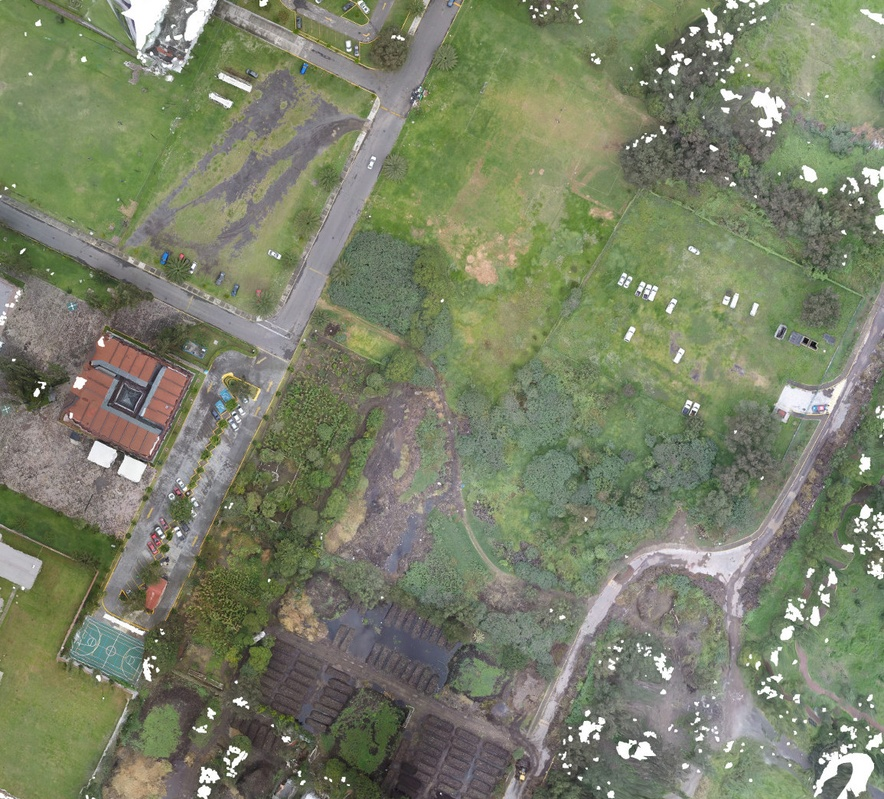
#> input picture soluciones/ESCOM2_small.jpg, 884 x 799 px, shrunk from 1155 x 1044 before the run
$ jupyter execute NDI_youtube.ipynb   (shell and % lines are left out)
#> lines starting #> are read from the running program, lines starting #| are printed output that depends on the picture; after the words box and inside, x2 and y2 are one past the last pixel; in counts of white or black regions, pixels touching at a corner belong together
# Miniproyecto 1: Índice NDI

El primer proyecto será calcular el índice de diferencia normalizado (NDI) que se puede utilizar como indicador de la salud de las plantas. Como imagen de entrada utilizaremos un mosaico de la ESCOM generado con vuelos aéreos. El objetivo de esta práctica es aplicar las operaciones básicas que hemos visto y que seamos capaces de mantener los valores de los pixeles en un rango de cuantización adecuado o que selecciones el tipo de dato necesario.

De acuerdo con [1], el NDI se calcula:

\begin{equation}
 NDI = \frac{G - R}{G + R}
\end{equation} donde $G$ y $R$ indican los canales verde y rojo respectivamente.

Nota, en el artículo de Meyer[1] la división está al revés, al parecer es un error del artículo.

Adicionalmente, puedes intentar calcular un indice más elaborado como es el MGRVI o el RGBVI [2].

### Referencias

[1] Meyer, George E., and João Camargo Neto. Verification of color vegetation indices for automated crop imaging applications. Computers and electronics in agriculture 63.2 (2008): 282-293

[2] Bendig, Juliane, et al. Combining UAV-based plant height from crop surface models, visible, and near infrared vegetation indices for biomass monitoring in barley. International Journal of Applied Earth Observation and Geoinformation 39 (2015): 79-87.

[cell 1]
import matplotlib.pyplot as plt
import matplotlib.image as mpimg
import numpy as np
import cv2

[cell 2]
# Leer la imagen
image = cv2.imread('ESCOM2_small.jpg')
#> image is the input picture: shape (799, 884, 3); mean B, G, R 105.1, 129.2, 122.6
print('Esta imagen es de tipo:', image.dtype, 'con dimensiones:', image.shape)
#| Esta imagen es de tipo: uint8 con dimensiones: (799, 884, 3)

# Obtener los tres canales de la imagen
b,g,r = cv2.split(image)
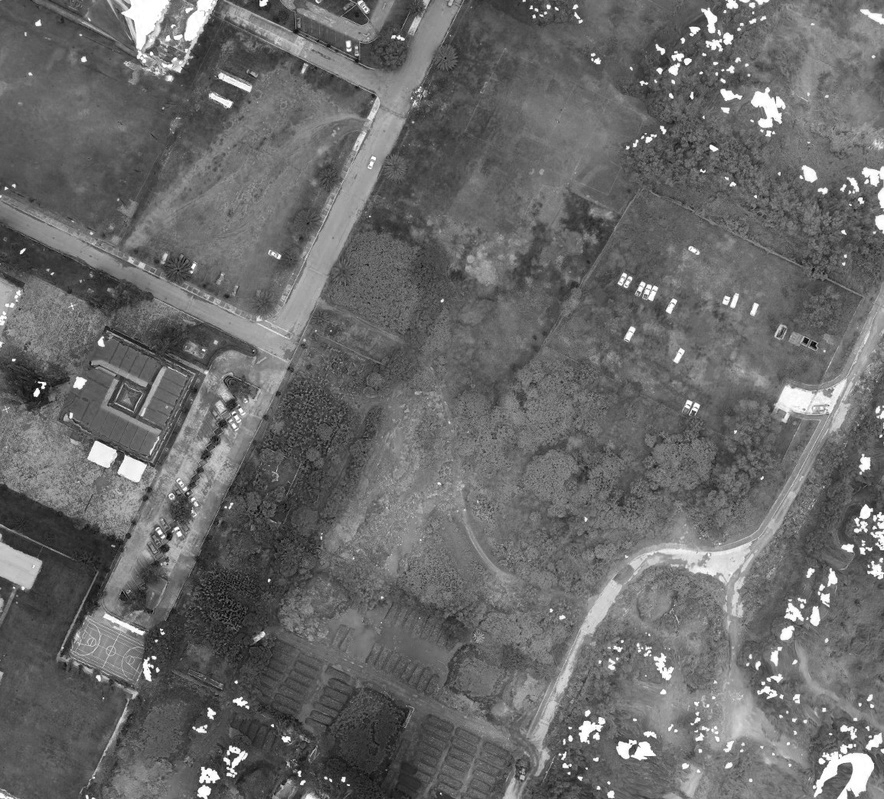
#> b: shape (799, 884); min 0, max 255, mean 105.1
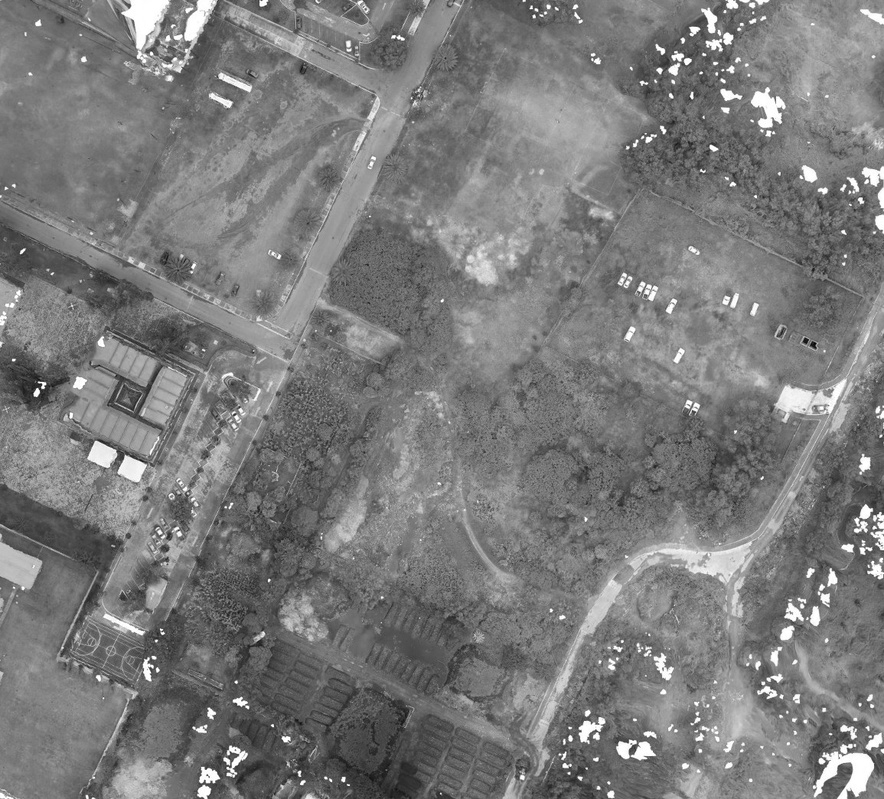
#> r: shape (799, 884); min 4, max 255, mean 122.6

# Mostrar los canales
plt.figure(figsize=(14, 14))

plt.subplot(2,2,1)
plt.imshow(cv2.cvtColor(image, cv2.COLOR_BGR2RGB))
plt.title('RGB')

plt.subplot(2,2,2)
plt.imshow(r, cmap='gray')
plt.title('Red')

plt.subplot(2,2,3)
plt.imshow(g, cmap='gray')
plt.title('Green')

plt.subplot(2,2,4)
plt.imshow(b, cmap='gray')
plt.title('Blue')
plt.show()
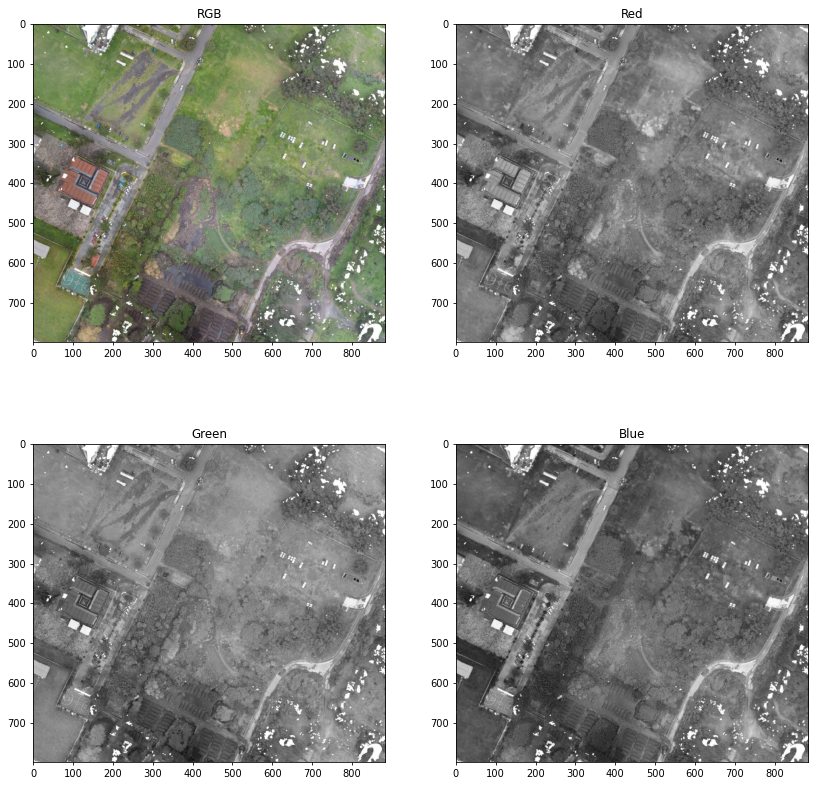
#> figure drawn by matplotlib, 4 panels

Es importante notar cual es el rango que tienen los valores de gris. Como ejemplo desplegaremos el canal rojo.

[cell 3]
print(r)
#> (printed output is left out)

print('\n El valor máximo en la imagen es:')
print(np.amax(r))
#| 255
print('\n y valor minimo es:')
print(np.amin(r))
#| 4

 Como puedes observar los valores son número enteros que tienen como máximo el 255. Asi que la imagen final deberá de estar en ese rango para ser visualizada.


[cell 4]
# TODO: Insertar el código para calcular el índice NDI

# Debes de tomar en cuenta que debes permanecer en el rango adecuado. Una función útil es cv2.addWeighted().
# La suma y la resta se pueden trabajar en enteros, sin embargo, la división es preferible mantenerla en flotante
# puedes usar la función imagen.astype('float32') para convertir a flotante
#------------------------------------------------------------------------
max_integer = 128
nuevo_g = (0.5 * g).astype('uint8')
nuevo_g = nuevo_g + (max_integer * np.ones(nuevo_g.shape)).astype('uint8')
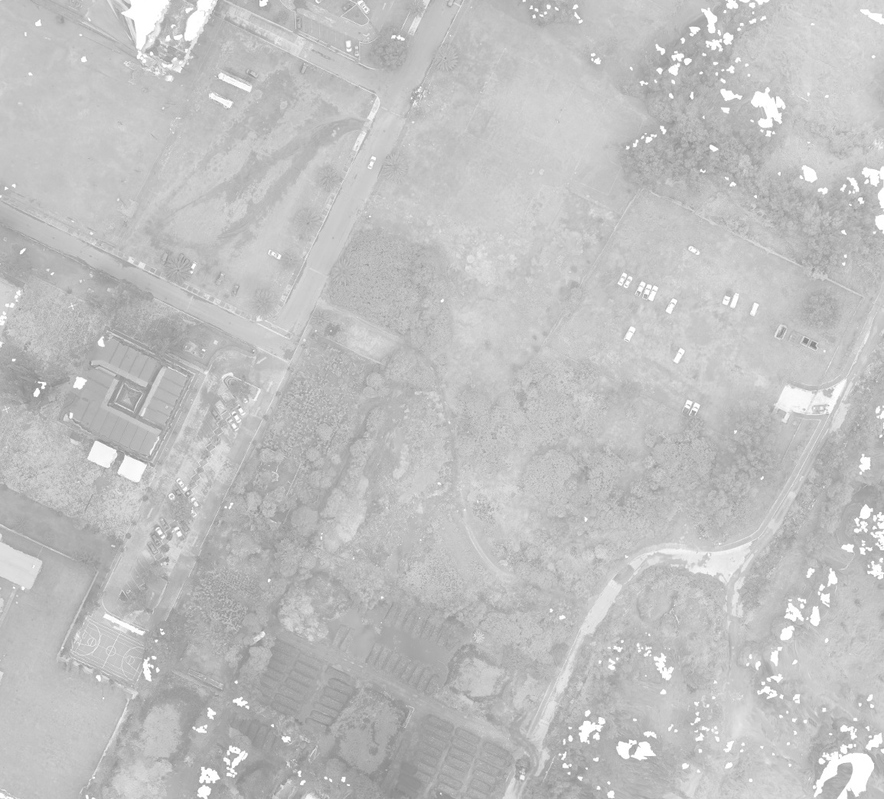
#> nuevo_g: shape (799, 884); min 131, max 255, mean 192.3

nuevo_r = (0.5*r).astype('uint8')

resta = nuevo_g - nuevo_r
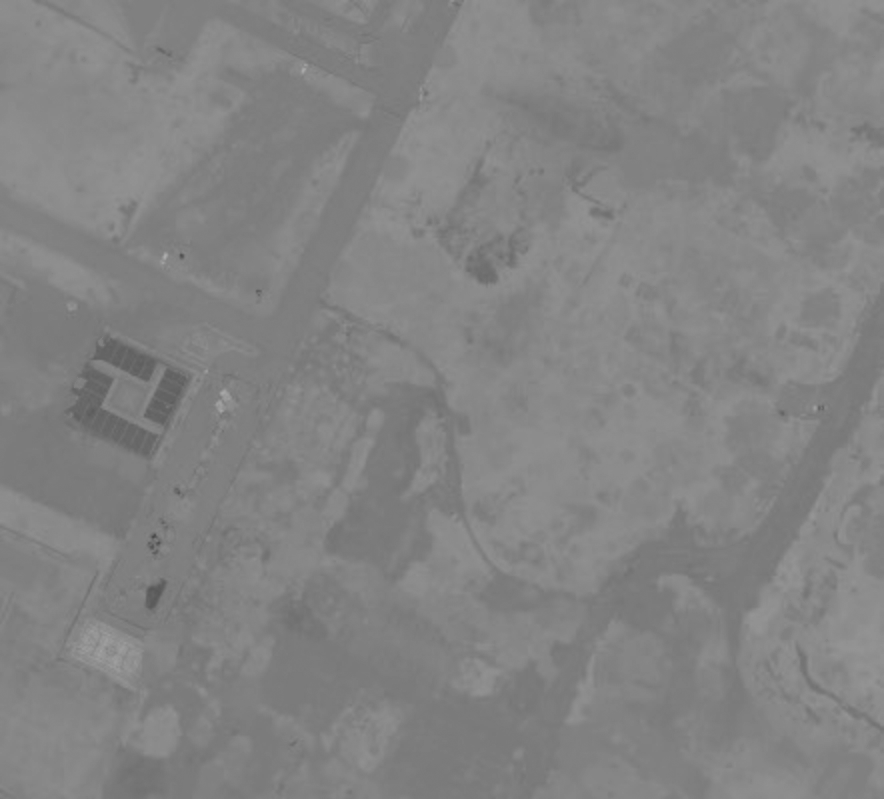
#> resta: shape (799, 884); min 73, max 173, mean 131.3

suma = (0.5 * g).astype('uint8') + (0.5 * r).astype('uint8')

suma[(suma ==0)] = 1

# asignar el NDI
NDI = np.divide(resta.astype('float32'), suma.astype('float32'))

print(NDI)
#> (printed output is left out)
print(NDI.dtype)
#| float32
plt.figure(figsize=(14, 14))
plt.imshow(NDI, cmap = 'gray')

[cell 5]
plt.imshow(NDI, cmap='gray')
plt.show()

Si todo funcionó debes visualizar las imagenes de la siguiente forma:

suma =
resta =
NDI =

Como podras ver el índice no es muy claro, esto se debe a la división la cual no es lineal. Asi que haremos un umbralizado, por ahora no es importante como se hace el umbralizado, solo es importante que observes el cambio visual y encuentres una correspondencia entre las áreas verdes y las áreas resaltadas despúes del umbralizado.

[cell 6]
# Para visualizar el índice umbralizaremos la imagen
# utilizaremos una técnica llamada umbralización de Otsu.
# Por el momento no entraremos en detalle en ella y solo desplegaremos el resultado

# convertir a enteros para usar Otsu
NDI_scaled = NDI.copy()
NDI_scaled = NDI_scaled - NDI.min()
NDI_scaled = NDI_scaled * (255/NDI.max())
NDI_int = NDI_scaled.astype('uint8')

# Thresholding
umbral = 0.7
ret2,th1 =  cv2.threshold(NDI_int, umbral, 255.0, cv2.THRESH_BINARY+cv2.THRESH_OTSU)
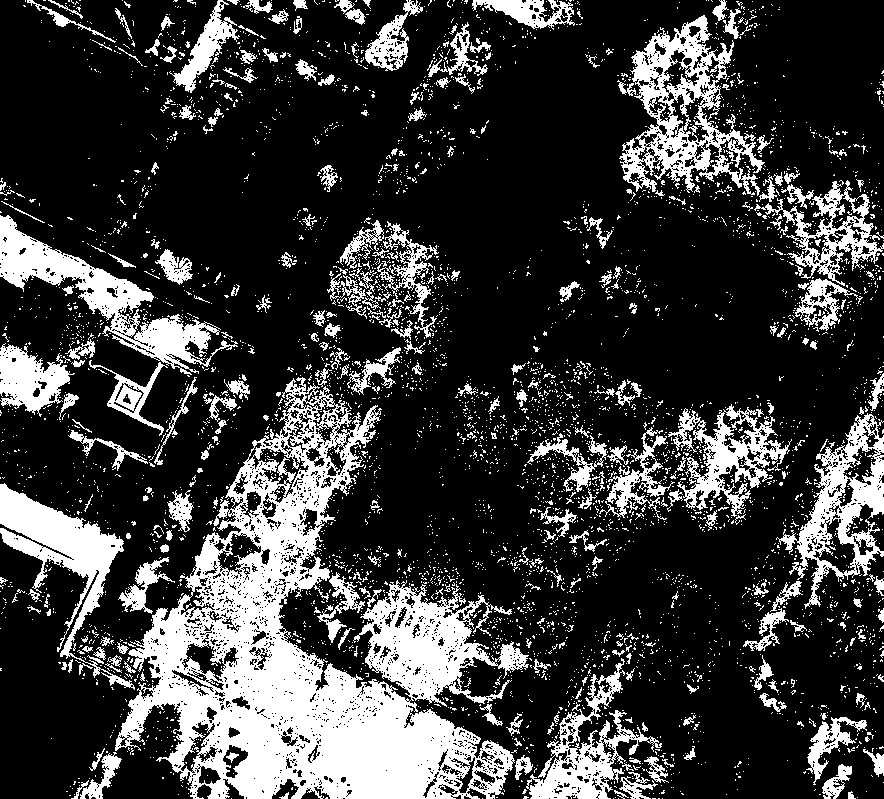
#> th1: shape (799, 884); 23.2% white; 4859 white regions (4546 under 20 px), largest, box (x1, y1, x2, y2) and area: (115, 377, 529, 799) 64527, (619, 15, 765, 196) 9179, (0, 215, 238, 375) 8559
#> ret2 = 12

# Comparación
plt.figure(figsize=(14, 14))

plt.subplot(2,2,1)
plt.imshow(image)
plt.title('RGB')

plt.subplot(2,2,2)
plt.imshow(th1)
#> figure, not shown here; B, G, R data is drawn as R, G, B
